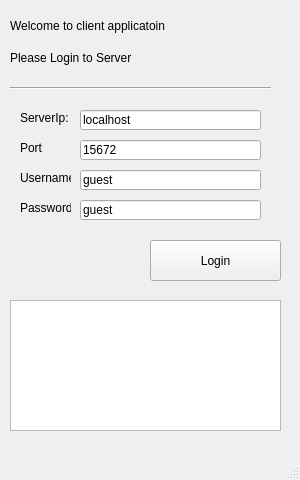
<?xml version="1.0" encoding="UTF-8"?>
<ui version="4.0">
 <class>MainWindow</class>
 <widget class="QMainWindow" name="MainWindow">
  <property name="geometry">
   <rect>
    <x>0</x>
    <y>0</y>
    <width>300</width>
    <height>480</height>
   </rect>
  </property>
  <property name="sizePolicy">
   <sizepolicy hsizetype="Fixed" vsizetype="Fixed">
    <horstretch>0</horstretch>
    <verstretch>0</verstretch>
   </sizepolicy>
  </property>
  <property name="minimumSize">
   <size>
    <width>300</width>
    <height>480</height>
   </size>
  </property>
  <property name="maximumSize">
   <size>
    <width>300</width>
    <height>480</height>
   </size>
  </property>
  <property name="windowTitle">
   <string>MainWindow</string>
  </property>
  <widget class="QWidget" name="centralwidget">
   <property name="sizePolicy">
    <sizepolicy hsizetype="Fixed" vsizetype="Preferred">
     <horstretch>0</horstretch>
     <verstretch>0</verstretch>
    </sizepolicy>
   </property>
   <widget class="QLabel" name="label">
    <property name="geometry">
     <rect>
      <x>10</x>
      <y>10</y>
      <width>161</width>
      <height>31</height>
     </rect>
    </property>
    <property name="text">
     <string>Welcome to client applicatoin</string>
    </property>
   </widget>
   <widget class="Line" name="line">
    <property name="geometry">
     <rect>
      <x>10</x>
      <y>80</y>
      <width>261</width>
      <height>16</height>
     </rect>
    </property>
    <property name="orientation">
     <enum>Qt::Horizontal</enum>
    </property>
   </widget>
   <widget class="QLabel" name="label_2">
    <property name="geometry">
     <rect>
      <x>10</x>
      <y>50</y>
      <width>221</width>
      <height>16</height>
     </rect>
    </property>
    <property name="text">
     <string>Please Login to Server</string>
    </property>
   </widget>
   <widget class="QLabel" name="label_3">
    <property name="geometry">
     <rect>
      <x>20</x>
      <y>170</y>
      <width>51</width>
      <height>16</height>
     </rect>
    </property>
    <property name="text">
     <string>Username</string>
    </property>
   </widget>
   <widget class="QLabel" name="label_4">
    <property name="geometry">
     <rect>
      <x>20</x>
      <y>200</y>
      <width>51</width>
      <height>16</height>
     </rect>
    </property>
    <property name="text">
     <string>Password</string>
    </property>
   </widget>
   <widget class="QTextBrowser" name="LogtextBrowser">
    <property name="geometry">
     <rect>
      <x>10</x>
      <y>300</y>
      <width>271</width>
      <height>131</height>
     </rect>
    </property>
   </widget>
   <widget class="QLineEdit" name="Username_lineEdit">
    <property name="geometry">
     <rect>
      <x>80</x>
      <y>170</y>
      <width>181</width>
      <height>20</height>
     </rect>
    </property>
    <property name="text">
     <string>guest</string>
    </property>
   </widget>
   <widget class="QLineEdit" name="Password_lineEdit">
    <property name="geometry">
     <rect>
      <x>80</x>
      <y>200</y>
      <width>181</width>
      <height>20</height>
     </rect>
    </property>
    <property name="text">
     <string>guest</string>
    </property>
   </widget>
   <widget class="QPushButton" name="login_Button">
    <property name="geometry">
     <rect>
      <x>150</x>
      <y>240</y>
      <width>131</width>
      <height>41</height>
     </rect>
    </property>
    <property name="text">
     <string>Login</string>
    </property>
   </widget>
   <widget class="QLabel" name="label_5">
    <property name="geometry">
     <rect>
      <x>20</x>
      <y>110</y>
      <width>51</width>
      <height>16</height>
     </rect>
    </property>
    <property name="text">
     <string>ServerIp:</string>
    </property>
   </widget>
   <widget class="QLineEdit" name="Serverip_lineEdit">
    <property name="geometry">
     <rect>
      <x>80</x>
      <y>110</y>
      <width>181</width>
      <height>20</height>
     </rect>
    </property>
    <property name="text">
     <string>localhost</string>
    </property>
   </widget>
   <widget class="QLineEdit" name="Serverport_lineEdit">
    <property name="geometry">
     <rect>
      <x>80</x>
      <y>140</y>
      <width>181</width>
      <height>20</height>
     </rect>
    </property>
    <property name="text">
     <string>15672</string>
    </property>
   </widget>
   <widget class="QLabel" name="label_6">
    <property name="geometry">
     <rect>
      <x>20</x>
      <y>140</y>
      <width>51</width>
      <height>16</height>
     </rect>
    </property>
    <property name="text">
     <string>Port</string>
    </property>
   </widget>
  </widget>
  <widget class="QMenuBar" name="menubar">
   <property name="geometry">
    <rect>
     <x>0</x>
     <y>0</y>
     <width>300</width>
     <height>21</height>
    </rect>
   </property>
  </widget>
  <widget class="QStatusBar" name="statusbar"/>
 </widget>
 <resources/>
 <connections/>
</ui>
